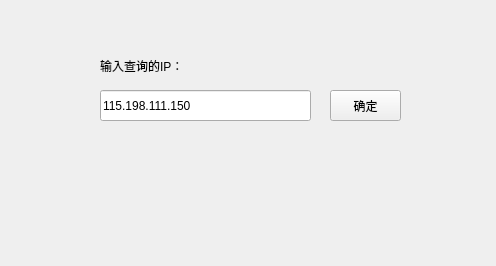
<?xml version="1.0" encoding="UTF-8"?>
<ui version="4.0">
 <class>MainWindow</class>
 <widget class="QMainWindow" name="MainWindow">
  <property name="geometry">
   <rect>
    <x>0</x>
    <y>0</y>
    <width>496</width>
    <height>266</height>
   </rect>
  </property>
  <property name="windowTitle">
   <string>Main Window</string>
  </property>
  <widget class="QWidget" name="centralwidget">
   <widget class="QPushButton" name="OK">
    <property name="geometry">
     <rect>
      <x>330</x>
      <y>90</y>
      <width>71</width>
      <height>31</height>
     </rect>
    </property>
    <property name="text">
     <string>确定</string>
    </property>
   </widget>
   <widget class="QLabel" name="Title">
    <property name="geometry">
     <rect>
      <x>100</x>
      <y>50</y>
      <width>131</width>
      <height>31</height>
     </rect>
    </property>
    <property name="text">
     <string>输入查询的IP：</string>
    </property>
   </widget>
   <widget class="QLabel" name="Result">
    <property name="geometry">
     <rect>
      <x>100</x>
      <y>140</y>
      <width>211</width>
      <height>61</height>
     </rect>
    </property>
    <property name="text">
     <string/>
    </property>
    <property name="alignment">
     <set>Qt::AlignLeading|Qt::AlignLeft|Qt::AlignTop</set>
    </property>
   </widget>
   <widget class="QLineEdit" name="IP">
    <property name="geometry">
     <rect>
      <x>100</x>
      <y>90</y>
      <width>211</width>
      <height>31</height>
     </rect>
    </property>
    <property name="text">
     <string>115.198.111.150</string>
    </property>
   </widget>
  </widget>
 </widget>
 <resources>
  <include location="../qtclient.qrc"/>
 </resources>
 <connections/>
</ui>
